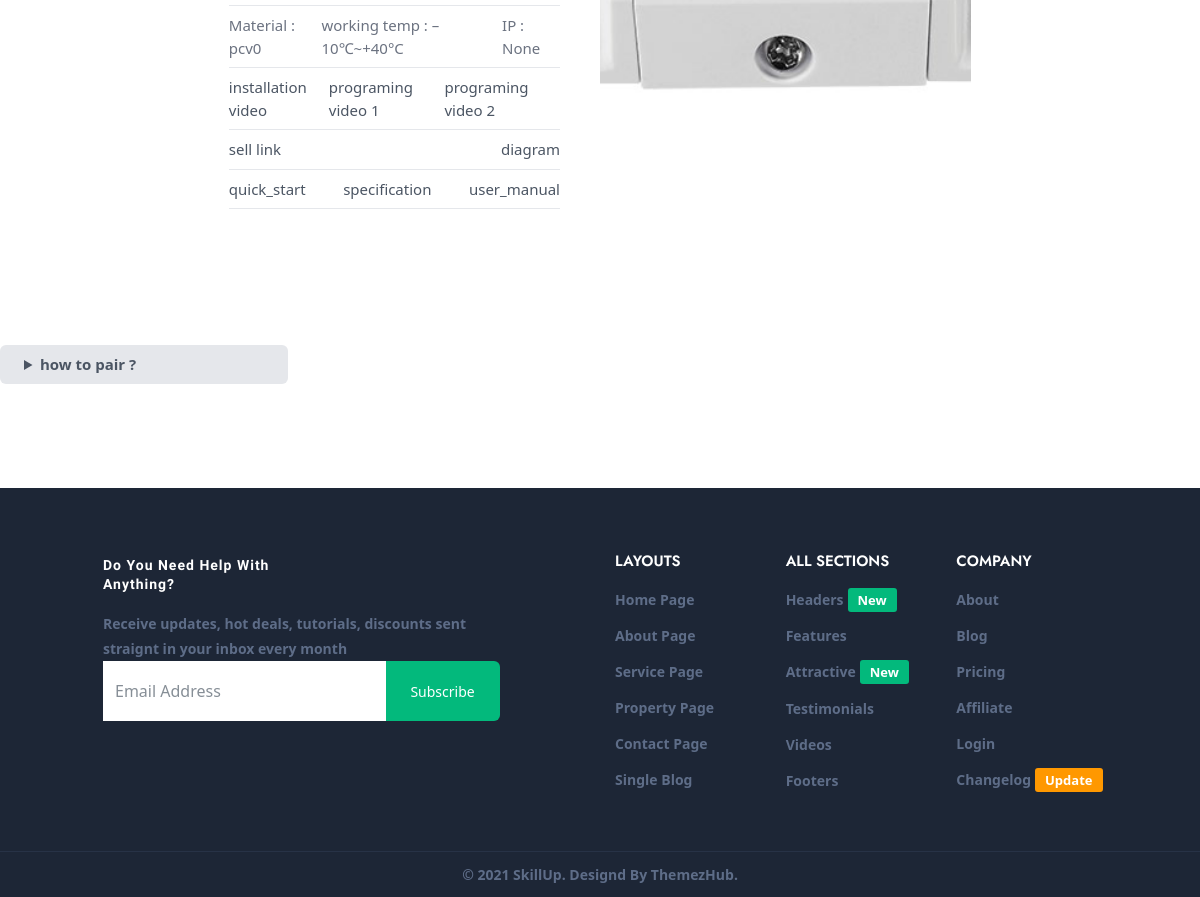
/3/ (lower part), run on an earlier commit of the app's database.
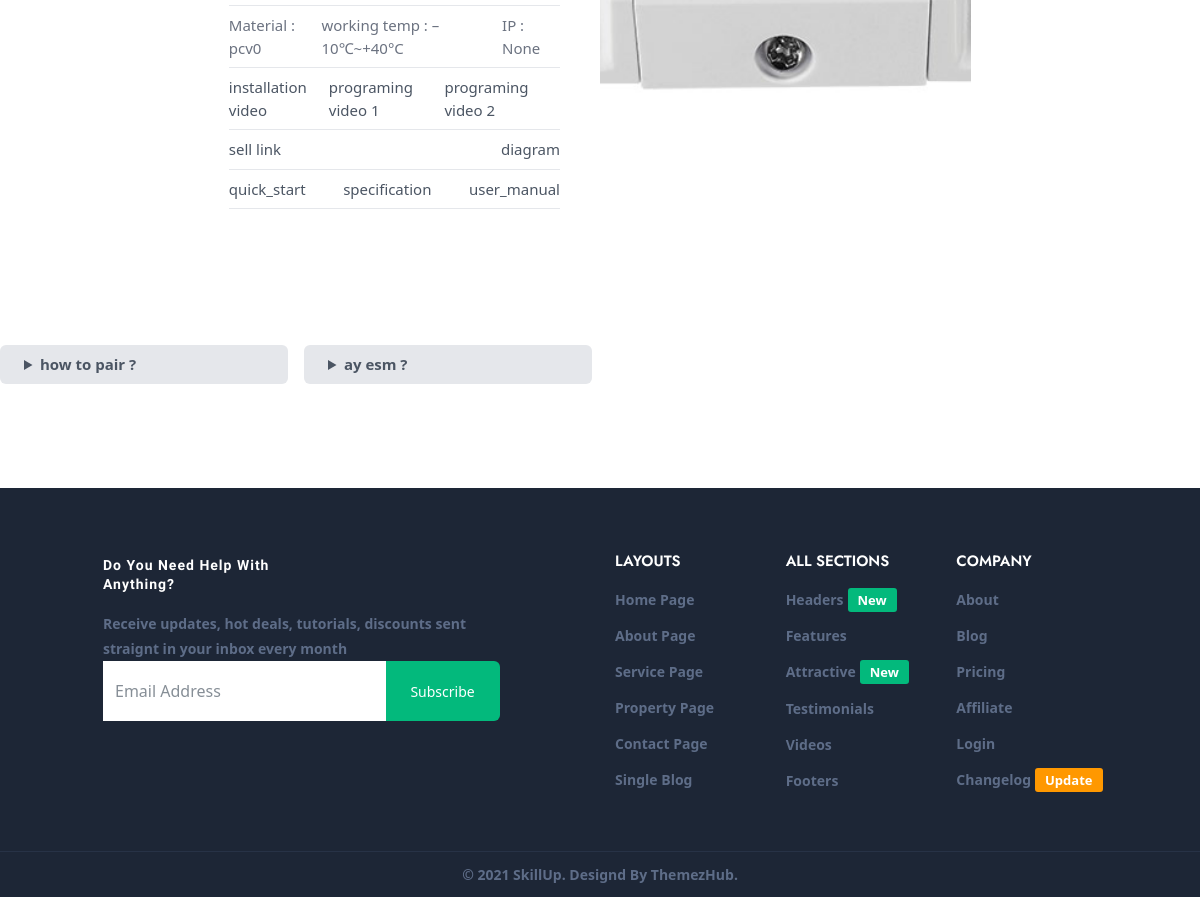
And on a later commit of the database.
### products/models.py (models this page shows, shortened)
class Questions(models.Model):
    question = models.CharField(max_length=150, null=True, blank=True)
    answer = models.TextField(null=True, blank=True)
    ar_question = models.CharField(max_length=150, null=True, blank=True)
    ar_answer = models.TextField(null=True, blank=True)
    products = models.ManyToManyField(Products)

### products/views.py (the view)
# urls.py: path("<int:id>/", views.product_details),
def product_details(request, id):
    if request.GET.get("lang") == "ar":
        lang = "ar"
    else:
        lang = "en"
    product = models.Products.objects.get(id=id)
    questions = models.Questions.objects.filter(products=product)
    product_tools = product.tools.all()
    context = {
        "data": product,
        "questions": questions,
        "title": "product details",
        "product_tools": product_tools,
        "lang": lang,
    }
    return render(request, "product_details.html", context)

### products/templates/product_details.html (shortened to what this page needs)
{% extends 'base.html' %} {% block content %} {% load tailwind_tags %}
{%tailwind_css %}
<section class="text-gray-600 body-font overflow-hidden">
  <div class="container px-5 py-24 mx-auto">
    <div class="lg:w-4/5 mx-auto flex flex-wrap">
      <div class="lg:w-1/2 w-full lg:pr-10 lg:py-6 mb-6 lg:mb-0">
        <div class="flex border-t border-gray-200 py-2">
        </div>
        <div class="flex border-t border-gray-200 py-2">
          <span class="text-gray-500">Material : {{data.material}}</span>
          <span class="text-gray-500"
            >working temp : {{data.working_temp}}</span
          >
          <span class="text-gray-500">IP : {{data.resistance_code}}</span>
        </div>
        <div class="flex border-t border-gray-200 py-2">
          <a href="{{data.video_link}}">installation video</a>
          <a href="{{data.programing_video_1}}">programing video 1</a>
          <a href="{{data.programing_video_2}}">programing video 2</a>
        </div>
        <div class="flex border-t border-gray-200 py-2">
          <a href="{{data.sell_link}}">sell link</a>
          <a href="{{data.digram.url}}">diagram </a>
        </div>
        <div class="flex border-t border-gray-200 py-2">
          {% if data.quick_start.url != None %}
          <a href="{{data.quick_start.url}}">quick_start</a>
          {% endif %}
          {% if data.specification.url != None %}
          <a href="{{data.specification.url}}">specification</a>
          {% endif %}
          {% if data.user_manual.url != None %}
          <a href="{{data.user_manual.url}}">user_manual</a>
          {% endif %}
        </div>
        <div class="flex border-t border-gray-200 py-2">
        </div>
      </div>
      <img
        alt="ecommerce"
        class="
          lg:w-1/2
          w-full
          lg:h-auto
          h-64
          object-cover object-center
          rounded
        "
        src="{{data.photo.url}}"
      />
    </div>
  </div>
  <div class="mx-auto grid grid-cols-4 gap-4">
    <details class="mb-4">
      {% if lang == "ar" %}
      <summary class="font-semibold bg-gray-200 rounded-md py-2 px-4">
        طريقه البرمجه
      </summary>
      <p class="px-4 py-2 arabic"> {{data.ar_how_to_pair}} </p>
      {% else %}
      <summary class="font-semibold bg-gray-200 rounded-md py-2 px-4">
        how to pair ?
      </summary>
      {% endif %}
    </details>
    {%for question in questions %}
    <details class="mb-4">
      <summary class="font-semibold bg-gray-200 rounded-md py-2 px-4">
        {{question.question}}
      </summary>
    </details>
    {%endfor%}
  </div>
</section>
{% endblock content %}

What changed in the data, as far as the page shows it:
added Questions: question "ay esm ?"
